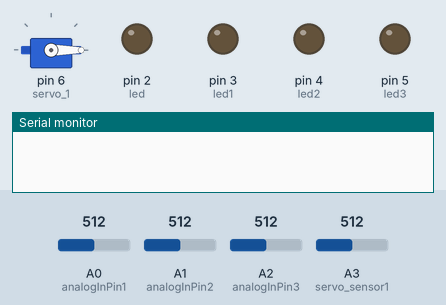
Recording of a sketch running on a simulated Arduino Uno, built with avr-gcc and run on an emulated ATmega328P. On the bench: servo, output pins drawn as LEDs (lit = HIGH), the last lines printed to the serial monitor. Inputs (shaded band) come from the test bench; at power-on: A0 (analogInPin1) = 512, A1 (analogInPin2) = 512, A3 (servo_sensor1) = 512, A2 (analogInPin3) = 512. At 7.4 s the program stops and its outputs stay as they are.

Above: at 1.2 s.
1.3 s: A0 (analogInPin1) set to 482
At 2.4 s:
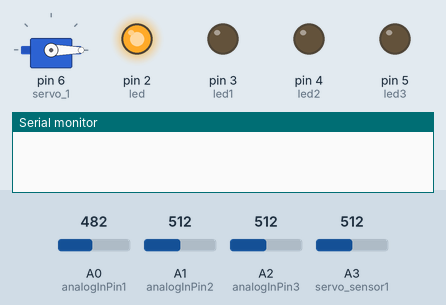
2.8 s: A1 (analogInPin2) set to 492
At 3.3 s:
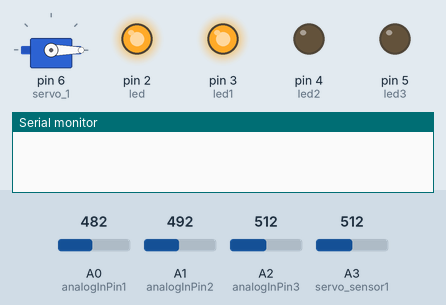
4.3 s: A3 (servo_sensor1) set to 491
At 5.1 s:
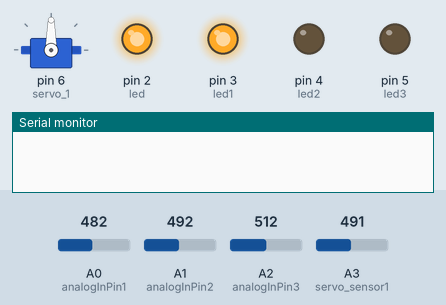
5.8 s: A2 (analogInPin3) set to 490
At 8.6 s:
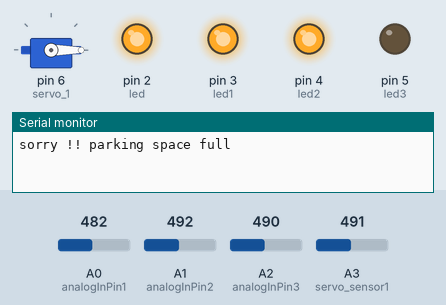
Timing chart, 0 to 8.9 s (numbered marks = the images above; inputs shaded):
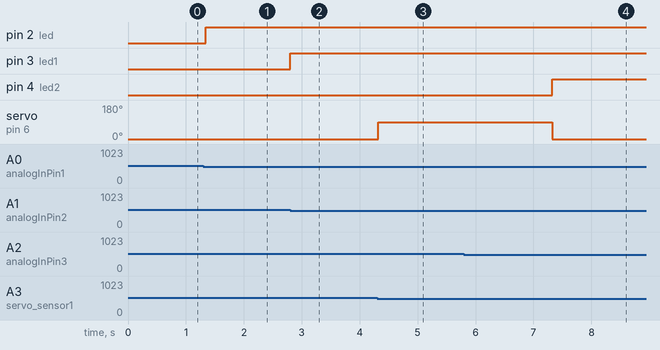

The sketch:

parking.ino
```cpp
#include <Servo.h>

Servo servo1;


const int analogInPin1 = A0;
const int analogInPin2 = A1;
const int analogInPin3 = A2;
//const int analogInPin4 = A3;

const int servo_sensor1 = A3;
//const int servo_sensor2 = A5;

int led = 2;
int led1 = 3;
int led2 = 4;
int led3 = 5;
int x1, y1, z1;

const int servo_1 = 6;
//const int servo_2 =7;

int value_1 = 0;
int value_2 = 0;
void setup()
{
  pinMode (analogInPin1, INPUT);
  pinMode (analogInPin2, INPUT);
  pinMode (analogInPin3, INPUT);
  //pinMode (analogInPin4,INPUT);

  pinMode(servo_sensor1, INPUT);
  //pinMode(servo_sensor2,INPUT);

  servo1.attach(servo_1);
  //servo2.attach(servo_2);

  pinMode (led, OUTPUT);
  pinMode (led1, OUTPUT);
  pinMode (led2, OUTPUT);
  pinMode (led3, OUTPUT);
  Serial.begin(9600);


}

void loop()
{

  value_1 = analogRead(servo_sensor1);
  //value_2 = analogRead(servo_sensor2);

  // servo 1 code //

  {
    if (analogRead(A3) < 500)
    {
      servo1.write(90);
      delay(3000);
    }

  }

  if (analogRead(A3) > 500)
  {
    servo1.write(0);
    delay(60);
  }

  // servo 2 code //

  {
    /*if (analogRead(A5)<500)
      {
        servo2.write(90);
        delay(3000);
      }

      }

      if (analogRead(A5)>500)
      {
        servo2.write(0);
        delay(60);
      }*/


    // Parking Slot 1 IR & Led
    if (analogRead(A0) < 500) // if the IR sensor value is < 500 then the motor will start rotating
    {
      digitalWrite(led, HIGH);
      x1 = 1;
    }

    else if (analogRead(A0) > 500) // if the IR sensor value is < 500 then the motor will start rotating
    {
      digitalWrite(led, LOW);
      x1 = 0;
    }

    // Parking Slot 2 IR & Led
    if (analogRead(A1) < 500) // if the IR sensor value is < 500 then the motor will start rotating
    {
      digitalWrite(led1, HIGH);
      y1 = 1;
    }

    else if (analogRead(A1) > 500) // if the IR sensor value is < 500 then the motor will start rotating
    {
      digitalWrite(led1, LOW);
      y1 = 0;
    }

    // Parking Slot 3 IR & Led
    if (analogRead(A2) < 500) // if the IR sensor value is < 500 then the motor will start rotating
    {
      digitalWrite(led2, HIGH);
      z1 = 1;
    }

    else if (analogRead(A2) > 500) // if the IR sensor value is < 500 then the motor will start rotating
    {
      digitalWrite(led2, LOW);
      z1 = 0;
    }
    if (x1 * y1 * z1 == 1)
    {Serial.println("sorry !! parking space full");
      while (x1 * y1 * z1 == 1)
      {
        servo1.write(0);
        delay(60);
      }
    }
  }
}
```

Measured:
- the behaviour switches between 500 and 499 on A0 (analogInPin1) (found by bisection; images 0 and 1)
- the behaviour switches between 500 and 499 on A1 (analogInPin2) (found by bisection; images 1 and 2)
- the behaviour switches between 500 and 499 on A3 (servo_sensor1) (found by bisection; images 2 and 3)
- after the input at 1.3 s, pin 2 (led): LOW → HIGH at once
- after the input at 2.8 s, pin 3 (led1): LOW → HIGH at once
- after the input at 4.3 s, servo on pin 6 (servo_1): 0° → 90° at once
- after the input at 5.8 s, pin 4 (led2): LOW → HIGH after 1.5 s; servo on pin 6 (servo_1): 90° → 0° after 1.5 s
